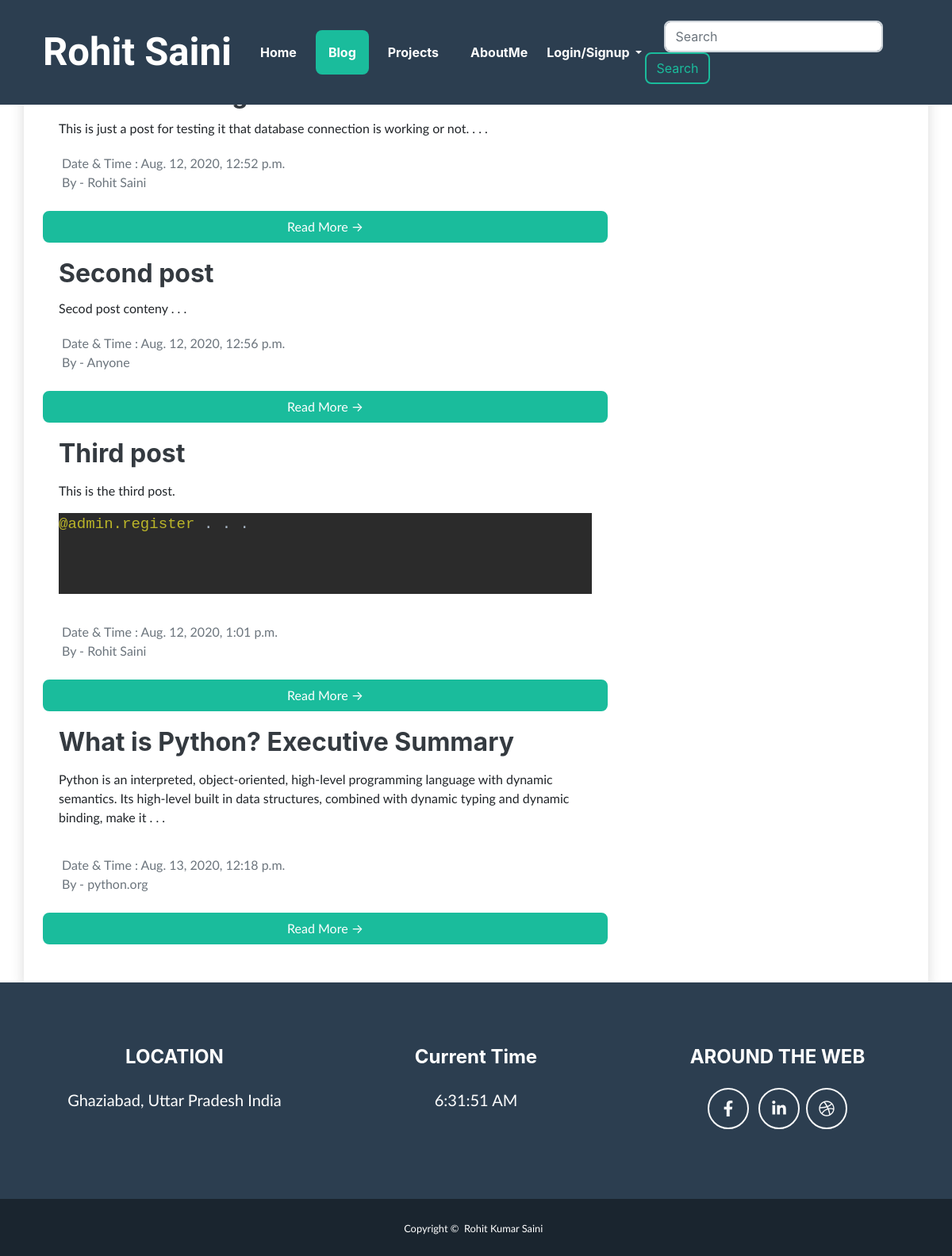
Screenshot of /blog/ with the database file from the repository.
### port/models.py (models this page shows, shortened)
class Posts(models.Model):
    sno = models.AutoField(primary_key=True)
    title = models.CharField(max_length=100)
    content = models.TextField()
    author = models.CharField(max_length=50)
    slug = models.CharField(max_length=130, default="")
    time = models.DateTimeField(blank=True)

### port/views.py (the view)
# urls.py: 2. Add a URL to urlpatterns:  path('blog/', include('blog.urls'))
def blog(request):
    allPosts = Posts.objects.all()
    context = {
        "posts":allPosts
    }
    return render(request, "blog.html", context)

### port/templates/blog.html (shortened to what this page needs)
{% extends "basic.html" %}
{% block body %}
{% block blogactive %} active {% endblock blogactive %}
<br><br>
<div class="container shadow mt-2">
    <div class="row">
        <div class="col-md-8">
        <br>
          <div class="card mb-4 border-0">
              {% for post in posts %}
              <div class="card-body">
              <h2 class="card-title"><a href="/blog/{{post.slug}}" class="text-dark">{{ post.title }}</a></h2>
              <p class="card-text">{{ post.content|slice:"0:200"|safe }} . . .</p>
              </div>
              <div class="text-muted mx-4">
                Date & Time : {{ post.time }}
              </div>
              <div class="text-muted mb-4 mx-4">By - {{ post.author }}</div>
              <a href="/blog/{{post.slug}}" class="btn btn-primary">Read More &rarr;</a>
              {% endfor %}
        <br>
          </div>
      </div>
    </div>
</div>
{% endblock %}

### rows the page displays
Posts: content "This is just a post for testing it that database connection is working or not.", time "Aug. 12, 2020, 12:52 p.m.", author "Rohit Saini"
Posts: title "Second post", content "Secod post conteny", time "Aug. 12, 2020, 12:56 p.m.", author "Anyone"
Posts: title "Third post", content "This is the third post. @admin.register", time "Aug. 12, 2020, 1:01 p.m.", author "Rohit Saini"
Posts: title "What is Python? Executive Summary", content "Python is an interpreted, object-oriented, high-level programming language with dynamic semantics. Its high-level built in data structures, combined with dynamic typing and dynamic binding, make it", time "Aug. 13, 2020, 12:18 p.m.", author "python.org"
